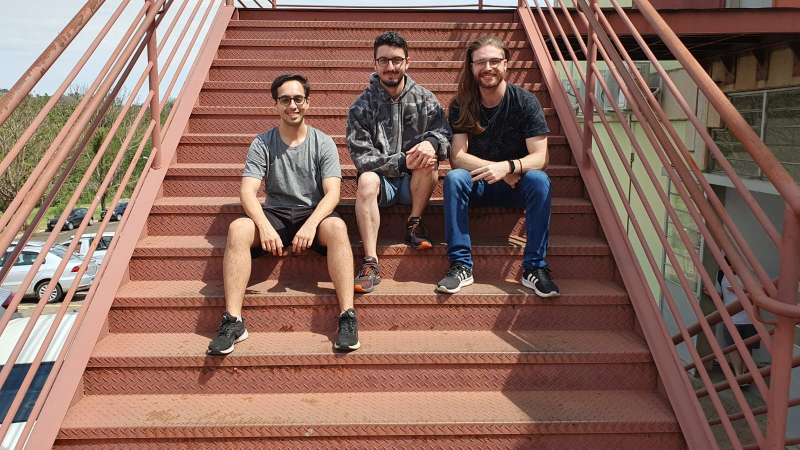
#> input picture Prova 1/Imagens/foto na escada.jpeg, 1600 x 900 px (shown at 1/2 size)
$ python teste2.py
#> lines starting #> are read from the running program, lines starting #| are printed output that depends on the picture; after the words box and inside, x2 and y2 are one past the last pixel; in counts of white or black regions, pixels touching at a corner belong together
#> further down, img is the input picture: shape (900, 1600, 3); mean B, G, R 92.7, 104, 137.5
#| (900, 1600, 3)
#> `hsv = cv2.cvtColor(blurred_image, cv2.COLOR_BGR2HSV)`: hsv: shape (900, 1600, 3); mean H, S, V 23, 94.1, 139.6
import cv2
import numpy as np
import tkinter as tk
from tkinter import Scale

# Initialize HSV range values
hue_min, saturation_min, value_min = 24, 0, 0
hue_max, saturation_max, value_max = 180, 255, 255

# Function to update the segmented image
def update_segmentation():
    global hue_min, saturation_min, value_min, hue_max, saturation_max, value_max

    lower_hsv = np.array([hue_min, saturation_min, value_min])
    upper_hsv = np.array([hue_max, saturation_max, value_max])

    mask = cv2.inRange(hsv, lower_hsv, upper_hsv)
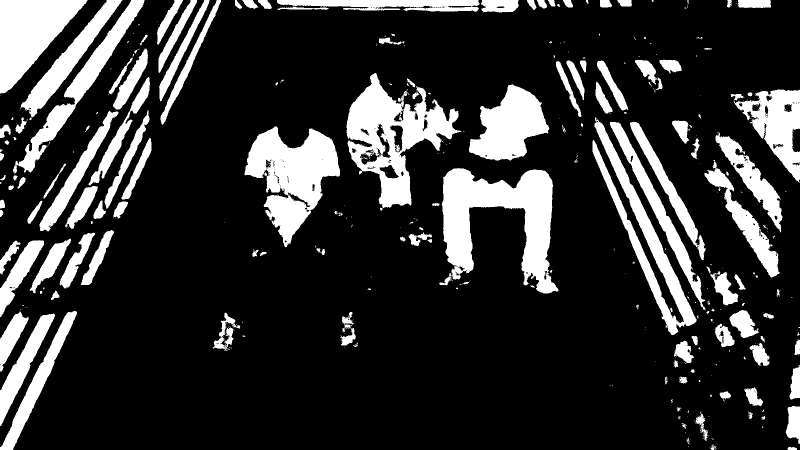
#> mask: shape (900, 1600) (shown at 1/2 size); 19.7% white; 423 white regions (277 under 20 px), largest, box (x1, y1, x2, y2) and area: (883, 336, 1117, 587) 28406, (693, 146, 923, 416) 25006, (489, 253, 680, 495) 23216
    inverted_mask = cv2.bitwise_not(mask)
    segmented_image = cv2.bitwise_and(img, img, mask=inverted_mask)
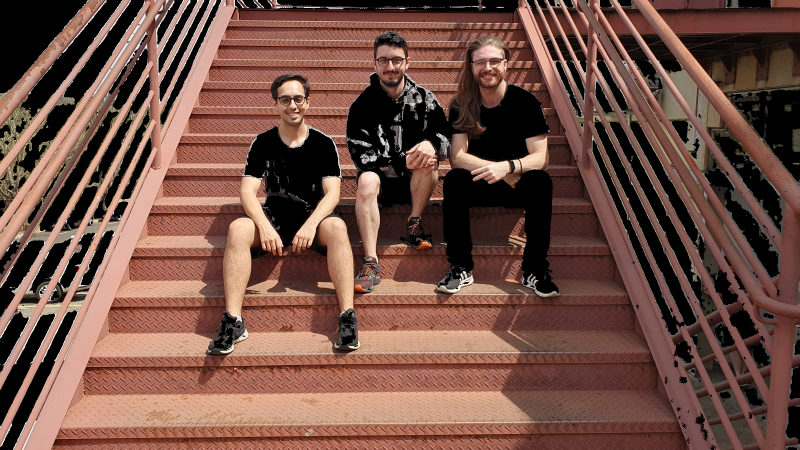
#> segmented_image: shape (900, 1600, 3) (shown at 1/2 size); mean B, G, R 68.8, 79.6, 114

    # Crop the segmented image (if needed)
    cropped_image = segmented_image[120:650, 240:760]
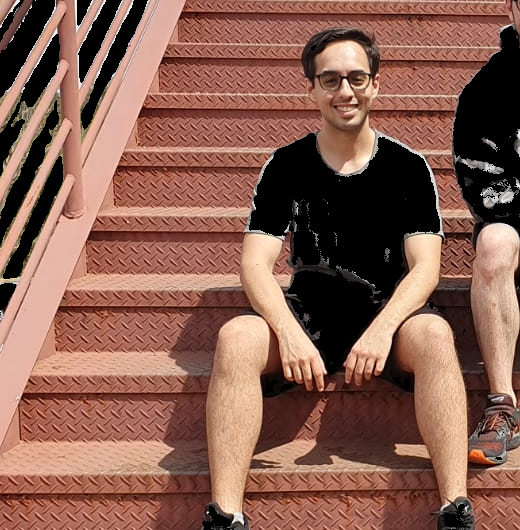
#> cropped_image: shape (530, 520, 3); mean B, G, R 81.3, 95, 136.8

    cv2.imshow('Segmentacao', segmented_image)

# Function to update HSV range values
# Function to update HSV range values
def update_hsv_values(_=None):  # Add _ as a default argument to ignore the argument passed by Scale widget
    global hue_min, saturation_min, value_min, hue_max, saturation_max, value_max
    hue_min = hue_min_scale.get()
    saturation_min = saturation_min_scale.get()
    value_min = value_min_scale.get()
    hue_max = hue_max_scale.get()
    saturation_max = saturation_max_scale.get()
    value_max = value_max_scale.get()

    update_segmentation()


# Read an image
img = cv2.imread('foto na escada.jpeg')
print(img.shape)

blurred_image = cv2.GaussianBlur(img, (9, 9), 0)
hsv = cv2.cvtColor(blurred_image, cv2.COLOR_BGR2HSV)

# Create the main window
root = tk.Tk()
root.title('HSV Segmentation')

# Create HSV range sliders
hue_min_scale = Scale(root, label='Hue Min', from_=0, to=180, orient='horizontal', command=update_hsv_values)
hue_min_scale.set(hue_min)

saturation_min_scale = Scale(root, label='Saturation Min', from_=0, to=255, orient='horizontal', command=update_hsv_values)
saturation_min_scale.set(saturation_min)

value_min_scale = Scale(root, label='Value Min', from_=0, to=255, orient='horizontal', command=update_hsv_values)
value_min_scale.set(value_min)

hue_max_scale = Scale(root, label='Hue Max', from_=0, to=180, orient='horizontal', command=update_hsv_values)
hue_max_scale.set(hue_max)

saturation_max_scale = Scale(root, label='Saturation Max', from_=0, to=255, orient='horizontal', command=update_hsv_values)
saturation_max_scale.set(saturation_max)

value_max_scale = Scale(root, label='Value Max', from_=0, to=255, orient='horizontal', command=update_hsv_values)
value_max_scale.set(value_max)

# Place sliders on the GUI
hue_min_scale.pack()
saturation_min_scale.pack()
value_min_scale.pack()
hue_max_scale.pack()
saturation_max_scale.pack()
value_max_scale.pack()

# Initialize the segmentation
update_segmentation()

# Start the GUI main loop
root.mainloop()

$ run again, with Prova 1/Imagens/eafaef.jpeg copied over Prova 1/Imagens/foto na escada.jpeg
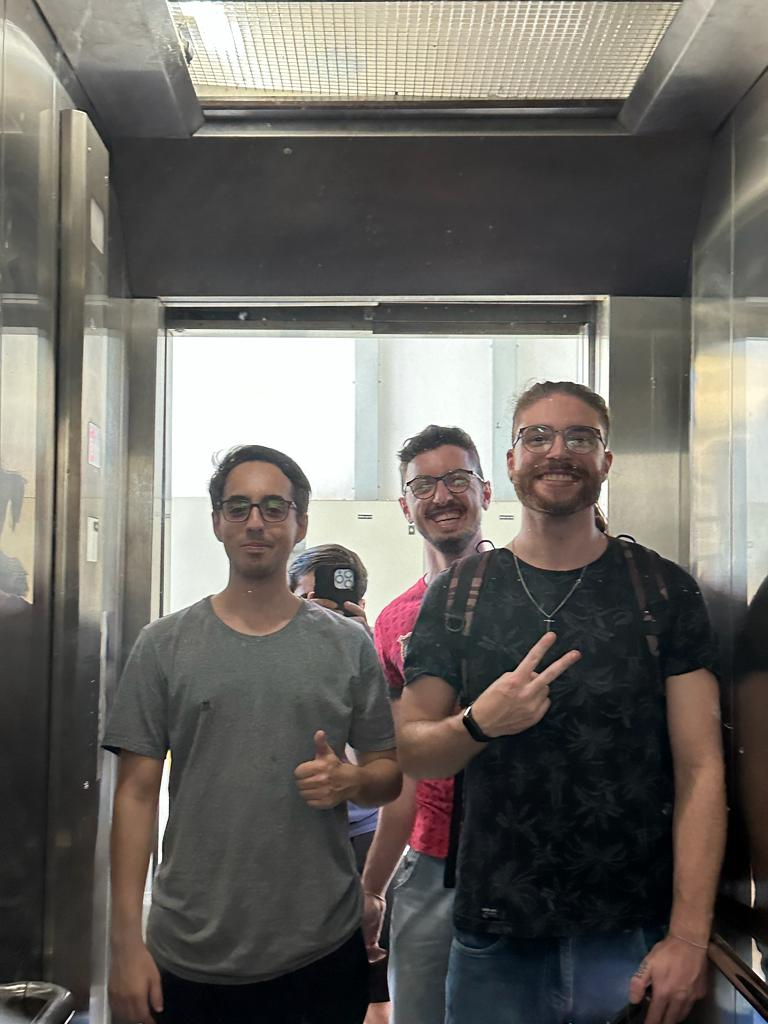
#> input picture Prova 1/Imagens/eafaef.jpeg, 768 x 1024 px
#> img is the input picture: shape (1024, 768, 3); mean B, G, R 98, 103.3, 106.7
#| (1024, 768, 3)
#> hsv: shape (1024, 768, 3); mean H, S, V 50.1, 39.9, 109.3
#> in update_segmentation, `mask = cv2.inRange(hsv, lower_hsv, upper_hsv)`:
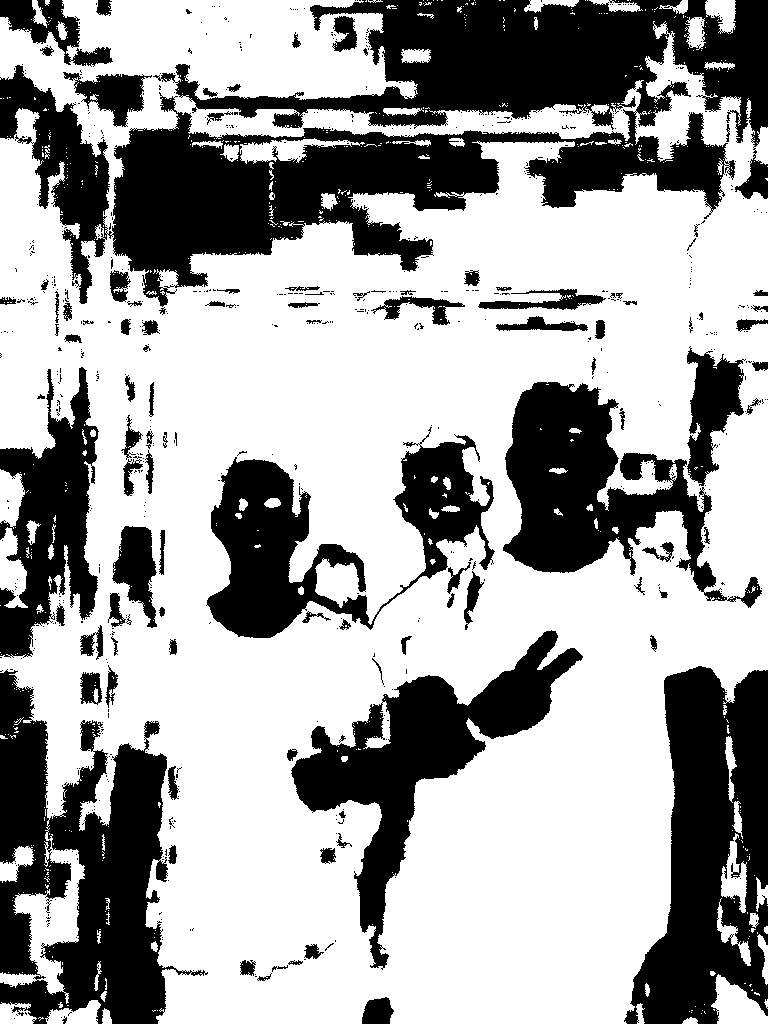
#> mask: shape (1024, 768); 64.2% white; 715 black regions (610 under 20 px), largest, box (x1, y1, x2, y2) and area: (0, 0, 768, 307) 101350, (0, 669, 208, 1024) 36616, (624, 666, 768, 1024) 32106
#> in update_segmentation, `cropped_image = segmented_image[120:650, 240:760]`:
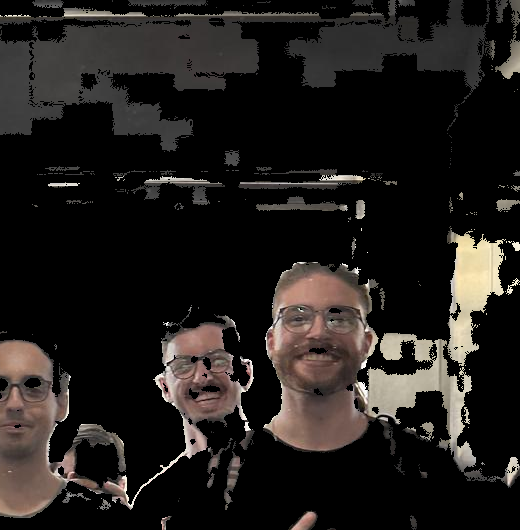
#> cropped_image: shape (530, 520, 3); mean B, G, R 27.9, 30.2, 33.7

$ run again, with Prova 1/Imagens/escada.jpeg copied over Prova 1/Imagens/foto na escada.jpeg
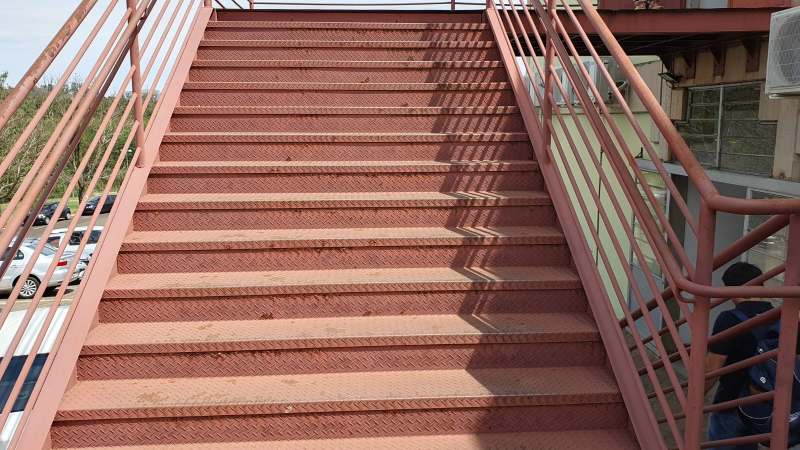
#> input picture Prova 1/Imagens/escada.jpeg, 1600 x 900 px (shown at 1/2 size)
#> img is the input picture: shape (900, 1600, 3); mean B, G, R 94.8, 105.2, 143.4
#| (900, 1600, 3)
#> hsv: shape (900, 1600, 3); mean H, S, V 21.7, 95.1, 144.8
#> in update_segmentation, `mask = cv2.inRange(hsv, lower_hsv, upper_hsv)`:
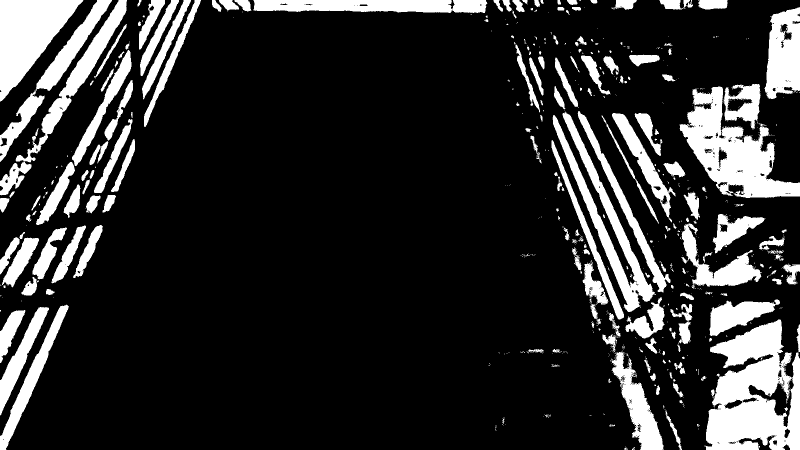
#> mask: shape (900, 1600) (shown at 1/2 size); 17.7% white; 682 white regions (496 under 20 px), largest, box (x1, y1, x2, y2) and area: (1409, 639, 1600, 900) 33033, (1359, 173, 1600, 396) 23032, (0, 0, 167, 203) 17661
#> in update_segmentation, `cropped_image = segmented_image[120:650, 240:760]`:
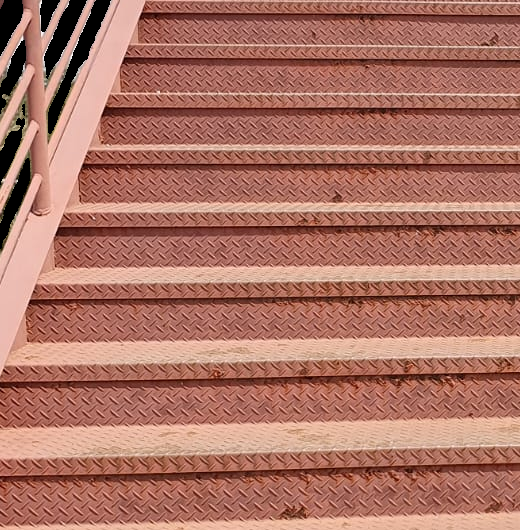
#> cropped_image: shape (530, 520, 3); mean B, G, R 100.1, 114.9, 172

$ run again, with Prova 1/Imagens/escada_em_pe.jpeg copied over Prova 1/Imagens/foto na escada.jpeg
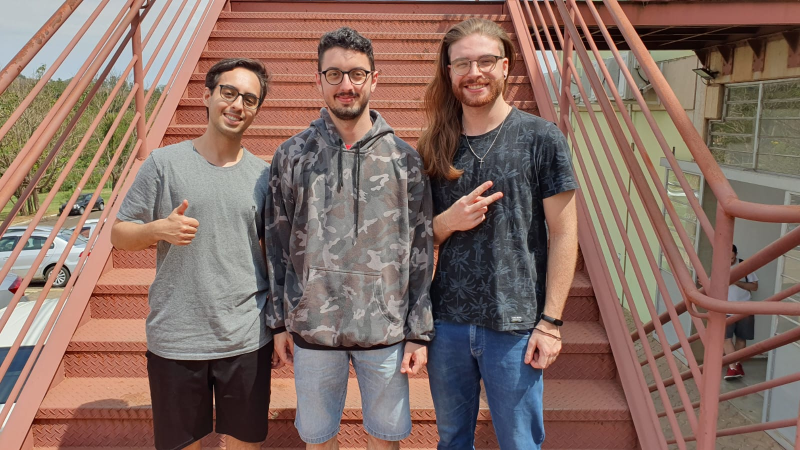
#> input picture Prova 1/Imagens/escada_em_pe.jpeg, 1600 x 900 px (shown at 1/2 size)
#> img is the input picture: shape (900, 1600, 3); mean B, G, R 99.7, 109, 134.7
#| (900, 1600, 3)
#> hsv: shape (900, 1600, 3); mean H, S, V 39.3, 79.1, 138.3
#> in update_segmentation, `mask = cv2.inRange(hsv, lower_hsv, upper_hsv)`:
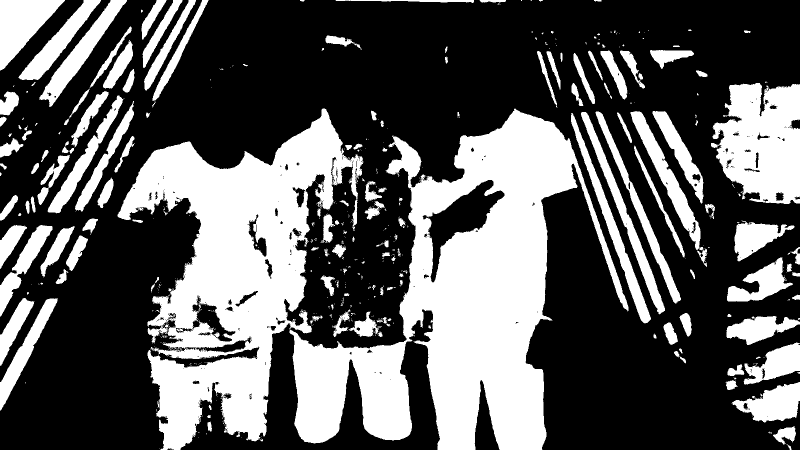
#> mask: shape (900, 1600) (shown at 1/2 size); 36.3% white; 578 white regions (416 under 20 px), largest, box (x1, y1, x2, y2) and area: (579, 217, 1257, 900) 187651, (235, 217, 727, 900) 142310, (1422, 166, 1600, 408) 31978
#> in update_segmentation, `cropped_image = segmented_image[120:650, 240:760]`:
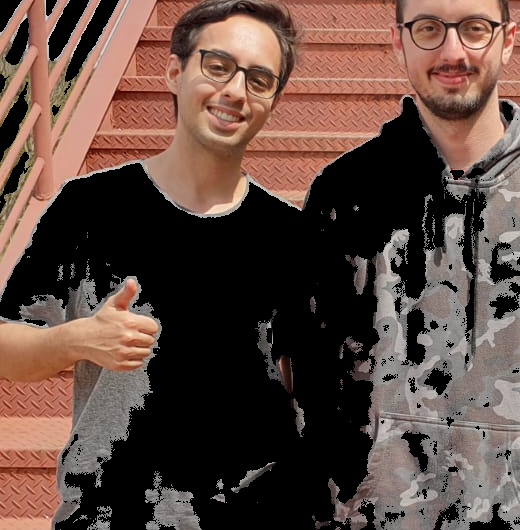
#> cropped_image: shape (530, 520, 3); mean B, G, R 64.5, 72.9, 95.5
